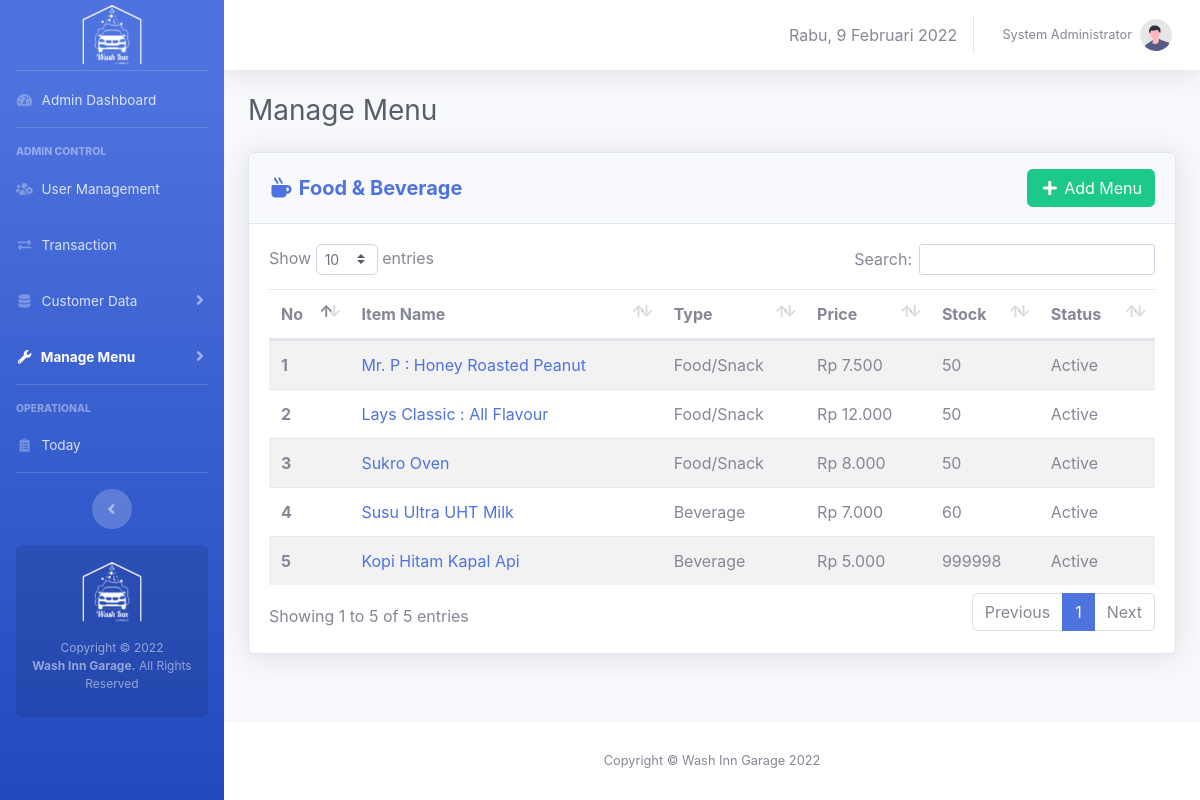
The app's page /admin/fnb-menu.php (signed in), older data.
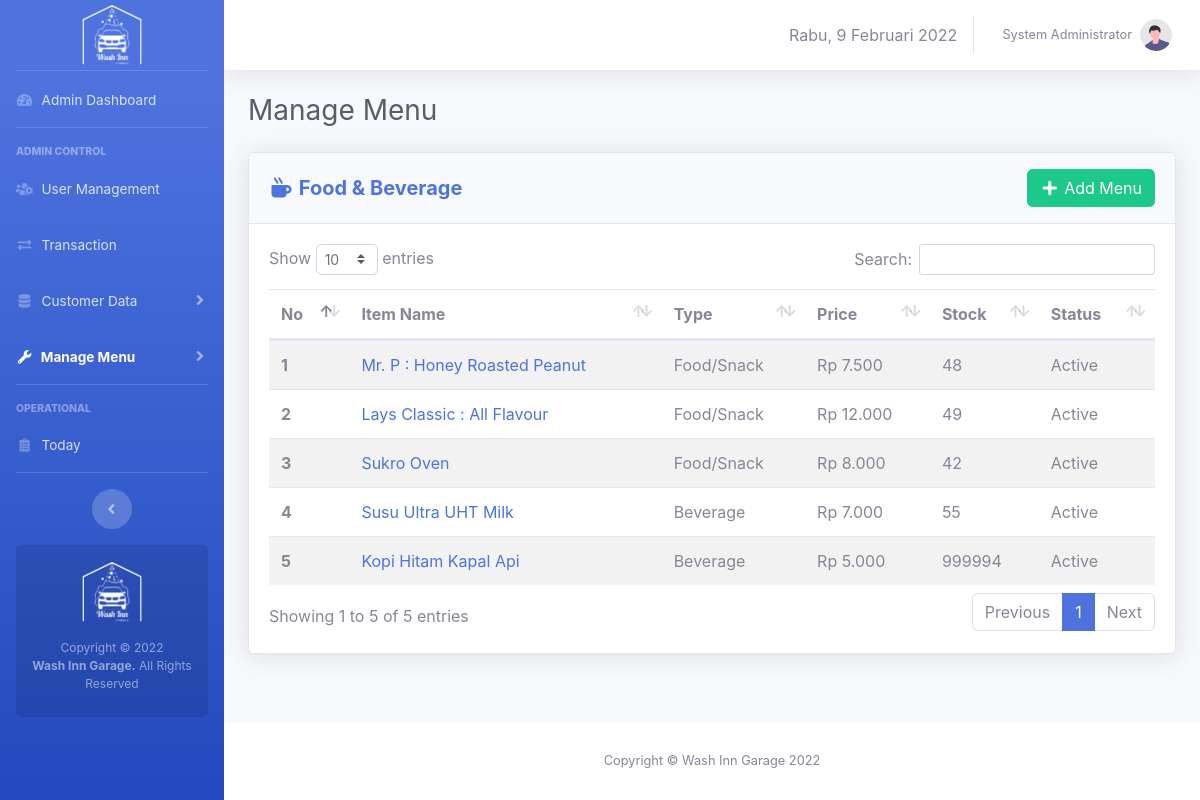
The same page, newer data.
### tables this page shows
CREATE TABLE `menus` (
  `id` int(10) NOT NULL,
  `type` enum('service','merchandise','food','beverage','promotion') NOT NULL,
  `category` enum('Car','Motorcycle') DEFAULT NULL,
  `name` varchar(50) NOT NULL,
  `price` int(20) NOT NULL,
  `image` varchar(100) DEFAULT 'no-thumbnail.jpg',
  `description` varchar(1000) DEFAULT NULL,
  `stock` int(10) DEFAULT NULL,
  `poin` int(11) NOT NULL,
  `status` enum('active','inactive','out of stock') NOT NULL
);

### core/init.php (called while the page is built, shortened)
<?php
if (!empty($_SERVER['HTTPS']) && ('on' == $_SERVER['HTTPS'])) {
  $home = 'https://';
} else {
  $home = 'http://';
}
$home   .= $_SERVER['HTTP_HOST'] . '/washinngarage';
$assets  = $home . '/assets';

### admin/fnb-menu.php (the view, shortened to what this page needs)
<?php
require_once 'admin-only.php';
$i = 1;
$query_getFnB = "SELECT * FROM menus WHERE type = 'food' OR type = 'beverage'";
$execute_getFnB = mysqli_query($link, $query_getFnB);
?>
<!DOCTYPE html>
<html>
<head>
  <link rel="stylesheet" type="text/css" href="<?= $assets ?>/css/sb-admin-2.min.css">
  <link href="<?= $assets ?>/vendor/fontawesome-free/css/all.min.css" rel="stylesheet" type="text/css">
  <link href="<?= $assets ?>/vendor/datatables/dataTables.bootstrap4.min.css" rel="stylesheet">
</head>
<body class="page-top">
  <div id="wrapper">
    <?php require_once 'view-template/sidebar.php'; ?>
    <div id="content-wrapper" class="d-flex flex-column">
      <div id="content">
        <?php require_once 'view-template/topbar.php'; ?>
        <div class="container-fluid">
          <div class="d-sm-flex align-items-center justify-content-between mb-4">
            <h1 class="h3 mb-0 text-gray-800">Manage Menu </h1>
          </div>
          <div class="row">
            <div class="col-xl-12 col-lg-12" id="panelUtama">
              <div class="card shadow mb-4">
                <div class="card-header py-3 d-flex flex-row align-items-center justify-content-between">
                  <h5 class="m-0 font-weight-bold text-primary"><i class="fas fa-mug-hot fa-fw"></i> Food & Beverage</h5>
                  <a data-toggle="modal" data-target="#addMenuModal" class="btn btn-success"><i class="fas fa-plus fa-fw"></i> Add Menu</a>
                </div>
                <div class="card-body">
                  <table class="table table-striped" id="services">
                    <thead>
                      <tr>
                        <th scope="col">No</th>
                        <th scope="col">Item Name</th>
                        <th scope="col">Type</th>
                        <th scope="col">Price</th>
                        <th scope="col">Stock</th>
                        <th scope="col">Status</th>
                      </tr>
                    </thead>
                    <tbody>
                      <?php while ($fnb = mysqli_fetch_assoc($execute_getFnB)) {
                        $status = ($fnb['status'] == 'active') ? 'Active' : 'Inactive';
                        if ($fnb['type'] == 'food') {
                          $type = 'Food/Snack';
                        } elseif ($fnb['type'] == 'beverage') {
                          $type = 'Beverage';
                        }
                        $price = 'Rp ' . number_format($fnb['price'], 0, ',', '.')
                      ?>
                        <tr onclick="openDetail('<?= $fnb['image'] . '\',\'' . $fnb['name'] . '\',\'' . $type . '\',\'' . $fnb['stock'] . '\',\'' . $price . '\',\'' . $status . '\',\'' . $fnb['description'] . '\',\'' . $fnb['id'] . '\',\'' . $fnb['price'] . '\',\'' . $fnb['poin'] ?>')">
                          <th scope="row"><?= $i ?></th>
                          <td><a href="#" class="text-decoration-none"><?= $fnb['name'] ?></a></td>
                          <td><?= $type ?></td>
                          <td><?= $price ?></td>
                          <td><?= $fnb['stock'] ?></td>
                          <td><?= $status ?></td>
                        </tr>
                      <?php $i++;
                      } ?>
                    </tbody>
                  </table>
                </div>
              </div>
            </div>
          </div>
        </div>
      </div>
      <?php require_once "view-template/footer.php" ?>
    </div>
  </div>
</body>
</html>

Row changes from the older to the newer data that the page shows:
changed menus "Mr. P : Honey Roasted Peanut": stock "50" → "48"
changed menus "Lays Classic : All Flavour": stock "50" → "49"
changed menus "Sukro Oven": stock "50" → "42"
changed menus "Susu Ultra UHT Milk": stock "60" → "55"
changed menus "Kopi Hitam Kapal Api": stock "999998" → "999994"
